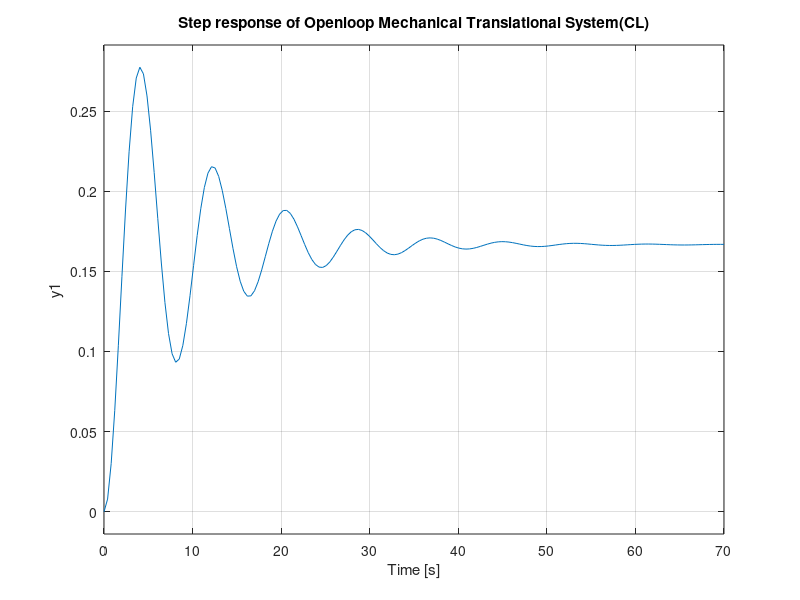

Here is the MATLAB script that generated this plot:
m=10;
b=2;
k=5;
num=[1];
den=[m b k];
figure(1);
subplot(2,1,1)
sys=tf(num,den)
step(sys)
title('Step response of Openloop Mechanical Translational System(OL)');
figure(1);
subplot(2,1,2);
scl=feedback(sys,1)
step(scl)
title('Step response of Openloop Mechanical Translational System(CL)')
